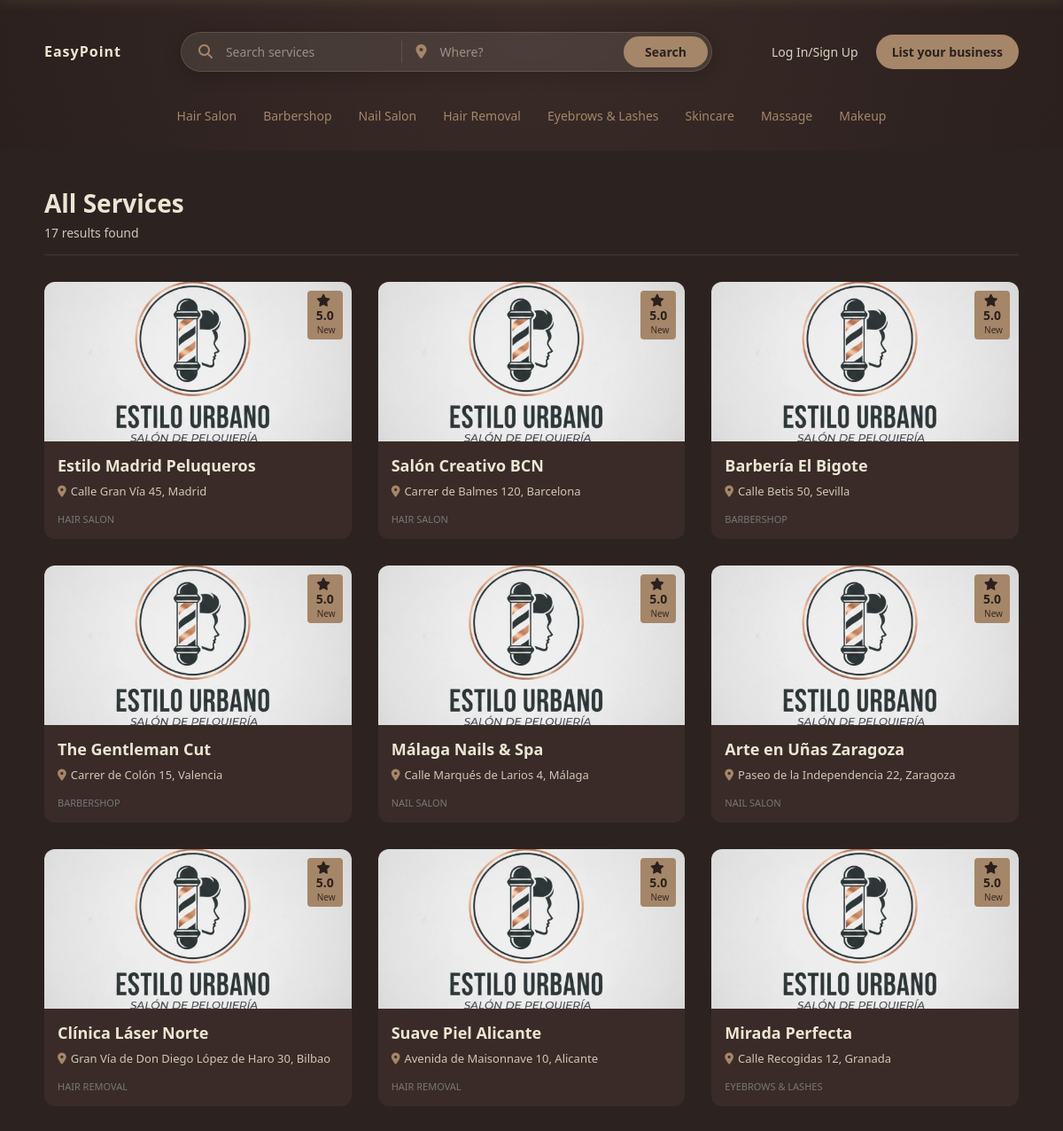
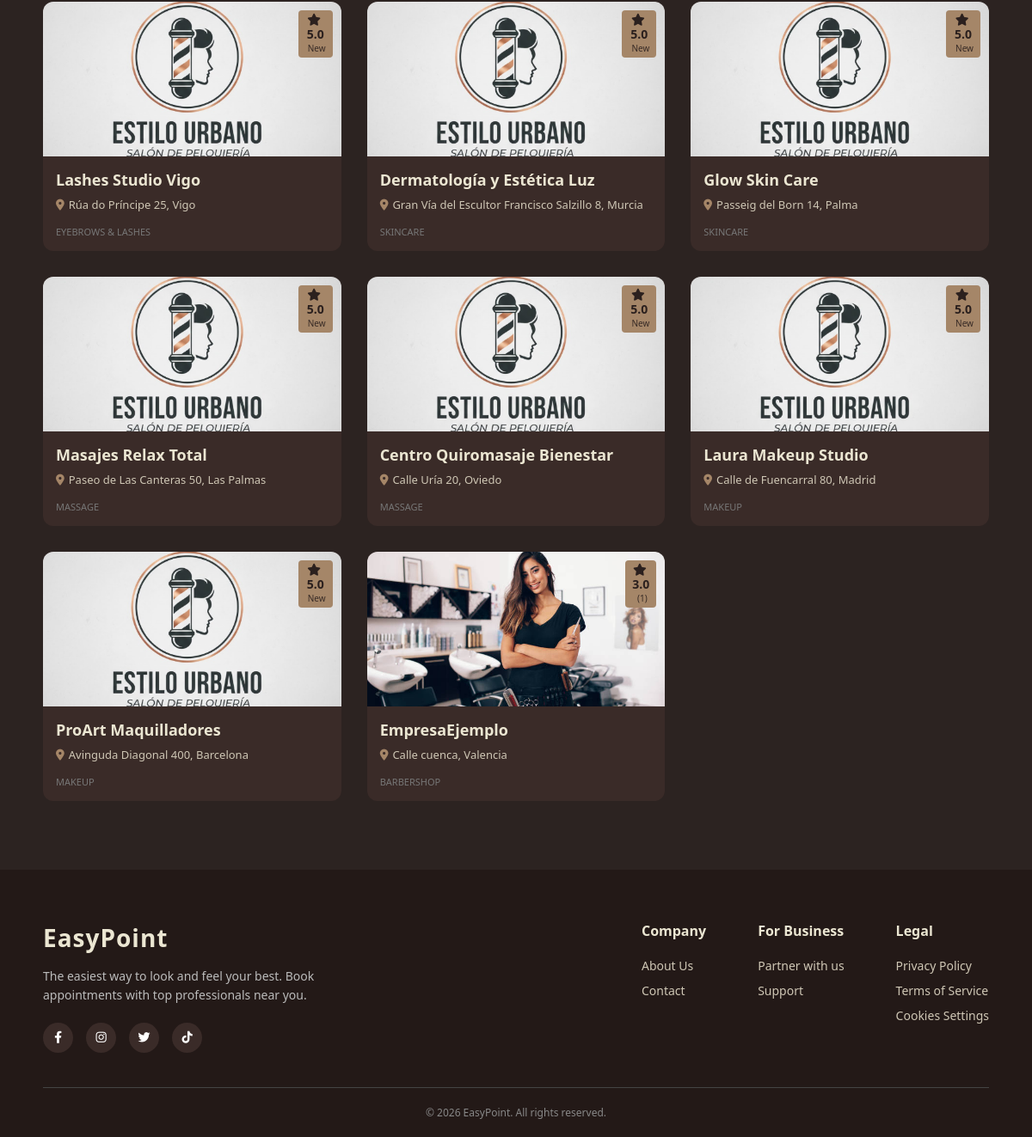
Screenshot of /index.php?action=search with the database file from the repository (2 pictures, top to bottom).
### tables this page shows
CREATE TABLE `users` (
  `id` int NOT NULL,
  `username` varchar(50) NOT NULL,
  `email` varchar(100) NOT NULL,
  `password` varchar(255) NOT NULL,
  `role` enum('admin','user','store') DEFAULT 'user',
  `is_confirmed` tinyint(1) DEFAULT '0',
  `token` varchar(100) DEFAULT NULL,
  `reset_token` varchar(100) DEFAULT NULL,
  `reset_token_expires` datetime DEFAULT NULL,
  `created_at` timestamp NULL DEFAULT CURRENT_TIMESTAMP,
  `business_name` varchar(100) DEFAULT NULL,
  `address` varchar(255) DEFAULT NULL,
  `postal_code` varchar(10) DEFAULT NULL,
  `phone` varchar(20) DEFAULT NULL,
  `city` varchar(100) DEFAULT NULL
);

### controllers/UserController.php (called while the page is built, shortened)
<?php
require_once __DIR__ . '/../models/user.php';
class UserController
{
    public function search()
    {
        $query = $_GET['q'] ?? '';
        $location = $_GET['loc'] ?? '';
        $category = $_GET['category'] ?? '';
        $userModel = new User();
        $stores = $userModel->searchStores($query, $location, $category);
        require_once __DIR__ . '/../views/search-services.php';
    }
}
?>

### index.php (called while the page is built, shortened)
<?php
require_once __DIR__ . '/controllers/UserController.php';
include "views/action-switch.php";
?>
    <?php include "views/footer.php" ?>

### models/user.php (called while the page is built, shortened)
<?php
require_once __DIR__ . '/Database.php';
class User
{
    private $conn;
    public function __construct()
    {
        $database = new Database();
        $this->conn = $database->getConnection();
    }
    public function searchStores($searchTerm = null, $location = null, $category = null)
    {
        $query = "SELECT u.id, u.business_name, u.address, u.city, u.postal_code, u.created_at,
                         bp.logo_url, bp.business_type, bp.description,
                         COALESCE(AVG(r.rating), 5) as avg_rating,
                         COUNT(DISTINCT r.id) as review_count
                  FROM users u
                  INNER JOIN business_profiles bp ON u.id = bp.user_id
                  LEFT JOIN services s ON u.id = s.user_id
                  LEFT JOIN reviews r ON bp.id = r.business_profile_id
                  WHERE u.role = 'store' AND bp.is_public = 1";
        $params = [];
        $query .= " GROUP BY u.id ORDER BY u.created_at DESC";
        $stmt = $this->conn->prepare($query);
        $stmt->execute();
        return $stmt->fetchAll(PDO::FETCH_ASSOC);
    }
}
?>

### models/Database.php (called while the page is built, shortened)
<?php
class Database
{
    private $host;
    private $db_name;
    private $username;
    private $password;
    public function __construct()
    {
        $this->host = DB_HOST;
        $this->db_name = DB_NAME;
        $this->username = DB_USER;
        $this->password = DB_PASS;
    }
    public function getConnection()
    {
        $this->conn = null;
        try {
            $this->conn = new PDO(
                "mysql:host=" . $this->host . ";dbname=" . $this->db_name . ";charset=utf8mb4",
                $this->username,
                $this->password
            );
            $this->conn->setAttribute(PDO::ATTR_ERRMODE, PDO::ERRMODE_EXCEPTION);
        } catch (PDOException $exception) {
            error_log("Connection error: " . $exception->getMessage());
        }
        return $this->conn;
    }
}

### views/search-services.php (the view, shortened to what this page needs)
<!DOCTYPE html>
<html lang="en">
<head>
    <link rel="stylesheet" href="https://cdnjs.cloudflare.com/ajax/libs/font-awesome/6.4.0/css/all.min.css">
    <link rel="stylesheet" href="public/css/styles-search-services.css">
</head>
<body>
    <header>
         <?php include "views/navigation-bar.php"; ?>
    </header>
    <div class="main-container">
        <div class="results-header">
            <?php
            $titleText = "All Services";
            ?>
            <h1><?php echo htmlspecialchars($titleText); ?></h1>
            <p class="results-count"><?php echo count($stores); ?> results found</p>
        </div>
        <?php if (empty($stores)): ?>
            <div class="no-results">
                <i class="fa-solid fa-store-slash"></i>
                <h2>No results found</h2>
                <p>Try adjusting your search terms or location.</p>
                <a href="index.php" class="back-home-btn">Back to Home</a>
            </div>
        <?php else: ?>
            <div class="results-grid">
                <?php foreach ($stores as $store): ?>
                    <?php
                    $name = !empty($store['business_name']) ? htmlspecialchars($store['business_name']) : 'Unnamed Business';
                    $addressParts = [];
                    if (!empty($store['address']))
                        $addressParts[] = htmlspecialchars($store['address']);
                    if (!empty($store['city']))
                        $addressParts[] = htmlspecialchars($store['city']);
                    $fullAddress = implode(', ', $addressParts);
                    $image = !empty($store['logo_url']) ? 'public/' . htmlspecialchars($store['logo_url']) : 'public/assets/images/tienda-1.png';
                    $type = !empty($store['business_type']) ? htmlspecialchars($store['business_type']) : 'Service';
                    $ratingVal = isset($store['avg_rating']) ? number_format($store['avg_rating'], 1) : '5.0';
                    $reviewCount = isset($store['review_count']) ? $store['review_count'] : 0;
                    $reviewText = ($reviewCount > 0) ? "($reviewCount)" : "New";
                    ?>
                    <a href="index.php?action=view_business&id=<?php echo $store['id']; ?>" class="shop-card">
                        <div class="image-container">
                            <img src="<?php echo $image; ?>" alt="<?php echo $name; ?>" class="shop-image">
                            <div class="rating-label">
                                <i class="fas fa-star" style="margin-right: 3px;"></i>
                                <?php echo $ratingVal; ?>
                                <span class="reviews-text" style="margin-left: 3px;">
                                    <?php echo $reviewText; ?>
                                </span>
                            </div>
                        </div>
                        <div class="shop-info">
                            <h3 class="shop-name"><?php echo $name; ?></h3>
                            <p class="shop-address">
                                <i class="fa-solid fa-location-dot"></i>
                                <?php echo $fullAddress ?: 'No address provided'; ?>
                            </p>
                            <span class="sponsored-text">
                                <?php echo $type; ?>
                            </span>
                        </div>
                    </a>
                <?php endforeach; ?>
            </div>
        <?php endif; ?>
    </div>
    <?php include "views/footer.php" ?>
</body>
</html>

### public/css/styles-search-services.css (style rules this page uses)
* { margin: 0; padding: 0; box-sizing: border-box; font-family: 'Segoe UI', sans-serif; }
:root { --bg-main: #2b201e; --text-main: #ebe6d2; --accent: #a58668; --card-bg: #3a2b28; --soft-text: #cfc7b5; --footer-bg: #231917; }
body { background-color: #2c2321; color: #ffffff; min-height: 100vh; max-width: 100%; display: flex; flex-direction: column; }
header { position: relative; width: 100%; height: auto; min-height: 170px; padding-bottom: 10px; display: flex; flex-direction: column; justify-content: center; background: radial-gradient(circle at top, #3a2b28 0%, #2b201e 100%); color: var(--text-main); }
.main-container { flex: 1; width: 100%; margin: 40px 0; padding: 0 50px; display: block; }
.results-header { margin-bottom: 30px; border-bottom: 1px solid rgba(165, 134, 104, 0.2); padding-bottom: 15px; }
.results-header h1 { font-size: 28px; color: var(--text-main); font-weight: 600; }
.results-count { color: var(--soft-text); font-size: 14px; margin-top: 5px; }
.results-grid { display: grid; grid-template-columns: repeat(auto-fill, minmax(280px, 1fr)); gap: 30px; padding-bottom: 40px; }
.shop-card { background-color: var(--card-bg); border-radius: 12px; transition: transform 0.3s ease, box-shadow 0.3s ease; cursor: pointer; overflow: hidden; height: 100%; display: flex; flex-direction: column; text-decoration: none; color: inherit; }
.image-container { width: 100%; height: 180px; position: relative; }
.shop-image { width: 100%; height: 100%; object-fit: cover; }
.rating-label { position: absolute; top: 10px; right: 10px; background-color: var(--accent); color: #2b201e; padding: 4px 8px; border-radius: 4px; font-size: 14px; font-weight: bold; display: flex; flex-direction: column; align-items: center; }
.reviews-text { font-size: 10px; font-weight: normal; color: #2b201e; opacity: 0.9; }
.shop-info { padding: 15px; flex: 1; display: flex; flex-direction: column; }
.shop-name { font-size: 18px; color: var(--text-main); font-weight: bold; margin-bottom: 8px; }
.shop-address { font-size: 13px; color: var(--soft-text); margin-bottom: 15px; display: flex; align-items: center; gap: 5px; }
.shop-address i { color: var(--accent); }
.sponsored-text { font-size: 11px; color: #777; margin-top: auto; text-transform: uppercase; }

### rows the page displays
users: ratingVal "5.0", reviewText "New", business_name "Estilo Madrid Peluqueros", fullAddress "Calle Gran Vía 45, Madrid", type "HAIR SALON"
users: ratingVal "5.0", reviewText "New", business_name "Salón Creativo BCN", fullAddress "Carrer de Balmes 120, Barcelona", type "HAIR SALON"
users: ratingVal "5.0", reviewText "New", business_name "Barbería El Bigote", fullAddress "Calle Betis 50, Sevilla", type "BARBERSHOP"
users: ratingVal "5.0", reviewText "New", business_name "The Gentleman Cut", fullAddress "Carrer de Colón 15, Valencia", type "BARBERSHOP"
users: ratingVal "5.0", reviewText "New", business_name "Málaga Nails & Spa", fullAddress "Calle Marqués de Larios 4, Málaga", type "NAIL SALON"
users: ratingVal "5.0", reviewText "New", business_name "Arte en Uñas Zaragoza", fullAddress "Paseo de la Independencia 22, Zaragoza", type "NAIL SALON"
users: ratingVal "5.0", reviewText "New", business_name "Clínica Láser Norte", fullAddress "Gran Vía de Don Diego López de Haro 30, Bilbao", type "HAIR REMOVAL"
users: ratingVal "5.0", reviewText "New", business_name "Suave Piel Alicante", fullAddress "Avenida de Maisonnave 10, Alicante", type "HAIR REMOVAL"
users: ratingVal "5.0", reviewText "New", business_name "Mirada Perfecta", fullAddress "Calle Recogidas 12, Granada", type "EYEBROWS & LASHES"
users: ratingVal "5.0", reviewText "New", business_name "Lashes Studio Vigo", fullAddress "Rúa do Príncipe 25, Vigo", type "EYEBROWS & LASHES"
users: ratingVal "5.0", reviewText "New", business_name "Dermatología y Estética Luz", fullAddress "Gran Vía del Escultor Francisco Salzillo 8, Murcia", type "SKINCARE"
users: ratingVal "5.0", reviewText "New", business_name "Glow Skin Care", fullAddress "Passeig del Born 14, Palma", type "SKINCARE"
users: ratingVal "5.0", reviewText "New", business_name "Masajes Relax Total", fullAddress "Paseo de Las Canteras 50, Las Palmas", type "MASSAGE"
users: ratingVal "5.0", reviewText "New", business_name "Centro Quiromasaje Bienestar", fullAddress "Calle Uría 20, Oviedo", type "MASSAGE"
users: ratingVal "5.0", reviewText "New", business_name "Laura Makeup Studio", fullAddress "Calle de Fuencarral 80, Madrid", type "MAKEUP"
users: ratingVal "5.0", reviewText "New", business_name "ProArt Maquilladores", fullAddress "Avinguda Diagonal 400, Barcelona", type "MAKEUP"
users: shows a picture, ratingVal "3.0", reviewText "(1)", business_name "EmpresaEjemplo", fullAddress "Calle cuenca, Valencia", type "BARBERSHOP"

### other values shown
$cat "Hair Salon"
$cat "Barbershop"
$cat "Nail Salon"
$cat "Hair Removal"
$cat "Eyebrows & Lashes"
$cat "Skincare"
$cat "Massage"
$cat "Makeup"
$titleText "All Services"
count($stores) "17"
